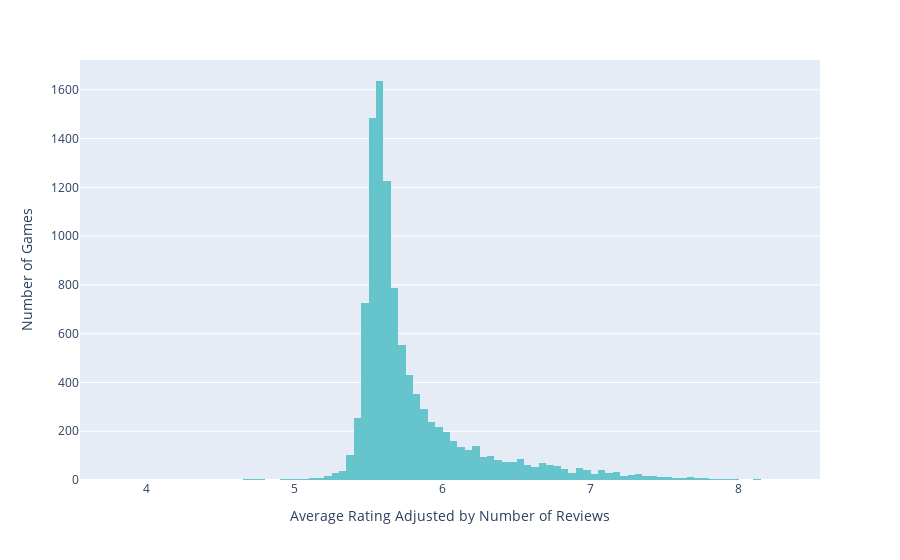

Notebook code for this chart:
### Markdown cell above
BGG also provides an 'adjusted' rating based on the number of ratings a board game has overall. You can read more [here](https://boardgamegeek.com/wiki/page/ratings)

### Code cell
fig = px.histogram(modern_boardgames_df, x= 'BayesAvgRating', color_discrete_sequence = color_pallete)

fig.update_layout(
    xaxis_title_text='Average Rating Adjusted by Number of Reviews', # xaxis label
    yaxis_title_text='Number of Games', # yaxis label
)

fig.show()

### Figure 1 — Plotly figure (JSON) as saved in the notebook; plotly's stock layout.template omitted (floating-point values rounded to 4 significant figures; data arrays with more than 128 entries replaced by an {"elided": "..."} marker saying what was removed)
{"data": [{"alignmentgroup": "True", "bingroup": "x", "hovertemplate": "BayesAvgRating=%{x}<br>count=%{y}<extra></extra>", "legendgroup": "", "marker": {"color": "rgb(102, 197, 204)", "pattern": {"shape": ""}}, "name": "", "offsetgroup": "", "orientation": "v", "showlegend": false, "type": "histogram", "x": {"elided": "10489 float values"}, "xaxis": "x", "yaxis": "y"}], "layout": {"barmode": "relative", "legend": {"tracegroupgap": 0}, "margin": {"t": 60}, "xaxis": {"anchor": "y", "domain": [0, 1], "title": {"text": "Average Rating Adjusted by Number of Reviews"}}, "yaxis": {"anchor": "x", "domain": [0, 1], "title": {"text": "Number of Games"}}}}
